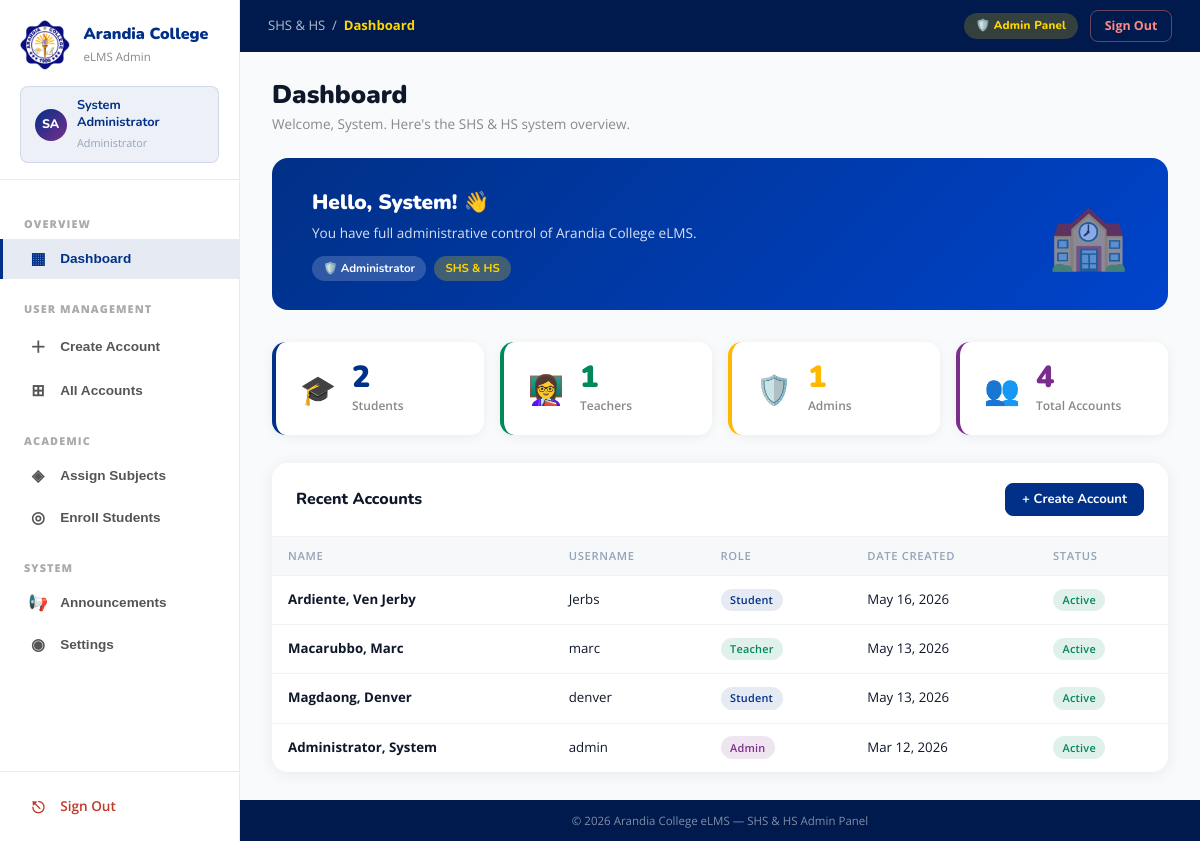
/admin.php (signed in), run on the app's committed database.
### tables this page shows
CREATE TABLE `users` (
  `id` int(10) UNSIGNED NOT NULL,
  `school_id` varchar(30) NOT NULL,
  `username` varchar(60) NOT NULL,
  `password` varchar(255) NOT NULL,
  `role` enum('Admin','Teacher','Student') NOT NULL DEFAULT 'Student',
  `first_name` varchar(80) NOT NULL,
  `last_name` varchar(80) NOT NULL,
  `middle_name` varchar(80) DEFAULT NULL,
  `email` varchar(120) DEFAULT NULL,
  `contact` varchar(20) DEFAULT NULL,
  `profile_picture` varchar(300) DEFAULT NULL,
  `section_dept` varchar(100) DEFAULT NULL,
  `status` enum('Active','Inactive') NOT NULL DEFAULT 'Active',
  `created_at` datetime NOT NULL DEFAULT current_timestamp(),
  `updated_at` datetime NOT NULL DEFAULT current_timestamp() ON UPDATE current_timestamp()
);

### admin.php (the view, shortened to what this page needs)
<?php
require_once 'config/conn.php';
$first_name = $_SESSION['first_name'];
$last_name = $_SESSION['last_name'];
$stats = ['Student' => 0, 'Teacher' => 0, 'Admin' => 0, 'Total' => 0];
$result = $conn->query("SELECT role, COUNT(*) AS cnt FROM users GROUP BY role");
while ($r = $result->fetch_assoc()) {
  $stats[$r['role']] = (int) $r['cnt'];
  $stats['Total'] += (int) $r['cnt'];
}
$recentAccounts = [];
$res = $conn->query(
  "SELECT first_name, last_name, username, role, status,
     DATE_FORMAT(created_at,'%b %d, %Y') AS created_at
   FROM users ORDER BY created_at DESC LIMIT 5"
);
while ($r = $res->fetch_assoc())
  $recentAccounts[] = $r;
$panel = $_GET['panel'] ?? 'dashboard';
?>
<!DOCTYPE html>
<html lang="en">
<head>
</head>
<body>
  <aside class="sidebar">
    <div class="sidebar-header">
      <a href="index.php" class="sidebar-brand">
        <img src="picture/logo.jpg" alt="Logo" class="sidebar-logo" onerror="this.style.display='none'">
        <div class="sidebar-brand-text">
          <strong>Arandia College</strong>
          <span>eLMS Admin</span>
        </div>
      </a>
      <div class="sidebar-admin-card">
        <div class="sidebar-avatar"><?= strtoupper(substr($first_name,0,1).substr($last_name,0,1)) ?></div>
        <div class="sidebar-admin-info">
          <strong><?= htmlspecialchars($first_name . ' ' . $last_name) ?></strong>
          <span>Administrator</span>
        </div>
      </div>
    </div>
    <nav class="sidebar-nav">
      <div class="sidebar-section">Overview</div>
      <button class="sidebar-link <?= $panel === 'dashboard' ? 'active' : '' ?>" onclick="showPanel('dashboard',this)">
        <span class="sidebar-icon">▦</span> Dashboard</button>
      <div class="sidebar-section">User Management</div>
      <button class="sidebar-link <?= $panel === 'create' ? 'active' : '' ?>" onclick="showPanel('create',this)">
        <span class="sidebar-icon">＋</span> Create Account</button>
      <button class="sidebar-link <?= $panel === 'accounts' ? 'active' : '' ?>" onclick="showPanel('accounts',this)">
        <span class="sidebar-icon">⊞</span> All Accounts</button>
      <div class="sidebar-section">Academic</div>
      <button class="sidebar-link <?= $panel === 'assign' ? 'active' : '' ?>"
        onclick="showPanel('assign',this);loadAssignments()">
        <span class="sidebar-icon">◈</span> Assign Subjects</button>
      <button class="sidebar-link <?= $panel === 'enroll' ? 'active' : '' ?>" onclick="showPanel('enroll',this)">
        <span class="sidebar-icon">◎</span> Enroll Students</button>
      <div class="sidebar-section">System</div>
      <button class="sidebar-link <?= $panel === 'announcements' ? 'active' : '' ?>" onclick="showPanel('announcements',this)">
        <span class="sidebar-icon">📢</span> Announcements</button>
      <button class="sidebar-link <?= $panel === 'settings' ? 'active' : '' ?>" onclick="showPanel('settings',this)">
        <span class="sidebar-icon">◉</span> Settings</button>
    </nav>
    <div class="sidebar-footer">
      <a href="logout.php" class="sidebar-link danger">
        <span class="sidebar-icon">⎋</span> Sign Out</a>
    </div>
  </aside>
  <div class="app-body">
    <header class="topbar">
      <div class="topbar-left">
        <span class="topbar-breadcrumb">SHS &amp; HS &nbsp;/&nbsp; <strong id="topbar-panel-name">Dashboard</strong></span>
      </div>
      <div class="topbar-right">
        <span class="topbar-badge">🛡️ Admin Panel</span>
        <a href="logout.php" class="btn-logout">Sign Out</a>
      </div>
    </header>
    <main class="main-content">
      <div class="section-panel <?= $panel === 'dashboard' ? 'active' : '' ?>" id="panel-dashboard">
        <div class="page-header">
          <div>
            <div class="page-title">Dashboard</div>
            <div class="page-sub">Welcome, <?= htmlspecialchars($first_name) ?>. Here's the SHS &amp; HS system overview.</div>
          </div>
        </div>
        <div style="background:linear-gradient(135deg,#003087,#0044cc);color:white;border-radius:16px;padding:1.75rem 2.5rem;margin-bottom:2rem;display:flex;align-items:center;justify-content:space-between;gap:1rem">
          <div>
            <div style="font-family:'Nunito',sans-serif;font-size:1.3rem;font-weight:900;margin-bottom:.3rem">Hello, <?= htmlspecialchars($first_name) ?>! 👋</div>
            <div style="font-size:.85rem;opacity:.85;line-height:1.5">You have full administrative control of Arandia College eLMS.</div>
            <div style="margin-top:.75rem;display:flex;gap:.5rem;flex-wrap:wrap">
              <span style="background:rgba(255,255,255,.18);font-family:'Nunito',sans-serif;font-size:.72rem;font-weight:700;padding:.25rem .7rem;border-radius:100px">🛡️ Administrator</span>
              <span style="background:rgba(255,215,0,.25);color:#FFD700;font-family:'Nunito',sans-serif;font-size:.72rem;font-weight:700;padding:.25rem .7rem;border-radius:100px">SHS &amp; HS</span>
            </div>
          </div>
          <div style="font-size:4rem;opacity:.55">🏫</div>
        </div>
        <div class="stats-row">
          <div class="stat-card stat-card-1">
            <span class="stat-icon">🎓</span>
            <div>
              <div class="stat-num"><?= $stats['Student'] ?></div>
              <div class="stat-label">Students</div>
            </div>
          </div>
          <div class="stat-card stat-card-2">
            <span class="stat-icon">👩‍🏫</span>
            <div>
              <div class="stat-num"><?= $stats['Teacher'] ?></div>
              <div class="stat-label">Teachers</div>
            </div>
          </div>
          <div class="stat-card stat-card-3">
            <span class="stat-icon">🛡️</span>
            <div>
              <div class="stat-num"><?= $stats['Admin'] ?></div>
              <div class="stat-label">Admins</div>
            </div>
          </div>
          <div class="stat-card stat-card-4">
            <span class="stat-icon">👥</span>
            <div>
              <div class="stat-num"><?= $stats['Total'] ?></div>
              <div class="stat-label">Total Accounts</div>
            </div>
          </div>
        </div>
        <div class="table-card">
          <div class="table-header">
            <h3>Recent Accounts</h3>
            <button class="btn btn-primary" onclick="showPanel('create',null)">+ Create Account</button>
          </div>
          <table>
            <thead>
              <tr>
                <th>Name</th>
                <th>Username</th>
                <th>Role</th>
                <th>Date Created</th>
                <th>Status</th>
              </tr>
            </thead>
            <tbody>
              <?php if (empty($recentAccounts)): ?>
                <tr>
                  <td colspan="5" style="text-align:center;color:#bbb;padding:2rem;">No accounts yet.</td>
                </tr>
              <?php else:
                foreach ($recentAccounts as $a): ?>
                  <tr>
                    <td><strong><?= htmlspecialchars($a['last_name'] . ', ' . $a['first_name']) ?></strong></td>
                    <td><?= htmlspecialchars($a['username']) ?></td>
                    <td><span class="badge-role role-<?= strtolower($a['role']) ?>"><?= $a['role'] ?></span></td>
                    <td><?= $a['created_at'] ?></td>
                    <td><span class="badge-status status-<?= strtolower($a['status']) ?>"><?= $a['status'] ?></span></td>
                  </tr>
                <?php endforeach; endif; ?>
            </tbody>
          </table>
        </div>
      </div>
    </main>
    <div class="footer-bar">© 2026 Arandia College eLMS — SHS &amp; HS Admin Panel</div>
  </div>
</body>
</html>

### data on the page
users: last_name+first_name "Ardiente, Ven Jerby", username "Jerbs", role "Student", created_at "May 16, 2026", status "Active"
users: last_name+first_name "Macarubbo, Marc", username "marc", role "Teacher", created_at "May 13, 2026", status "Active"
users: last_name+first_name "Magdaong, Denver", username "denver", role "Student", created_at "May 13, 2026", status "Active"
users: last_name+first_name "Administrator, System", username "admin", role "Admin", created_at "Mar 12, 2026", status "Active"

### other printed values
substr($first_name,0,1).substr($last_name,0,1) "SA"
$first_name . ' ' . $last_name "System Administrator"
$first_name "System"
$stats['Student'] "2"
$stats['Teacher'] "1"
$stats['Admin'] "1"
$stats['Total'] "4"
